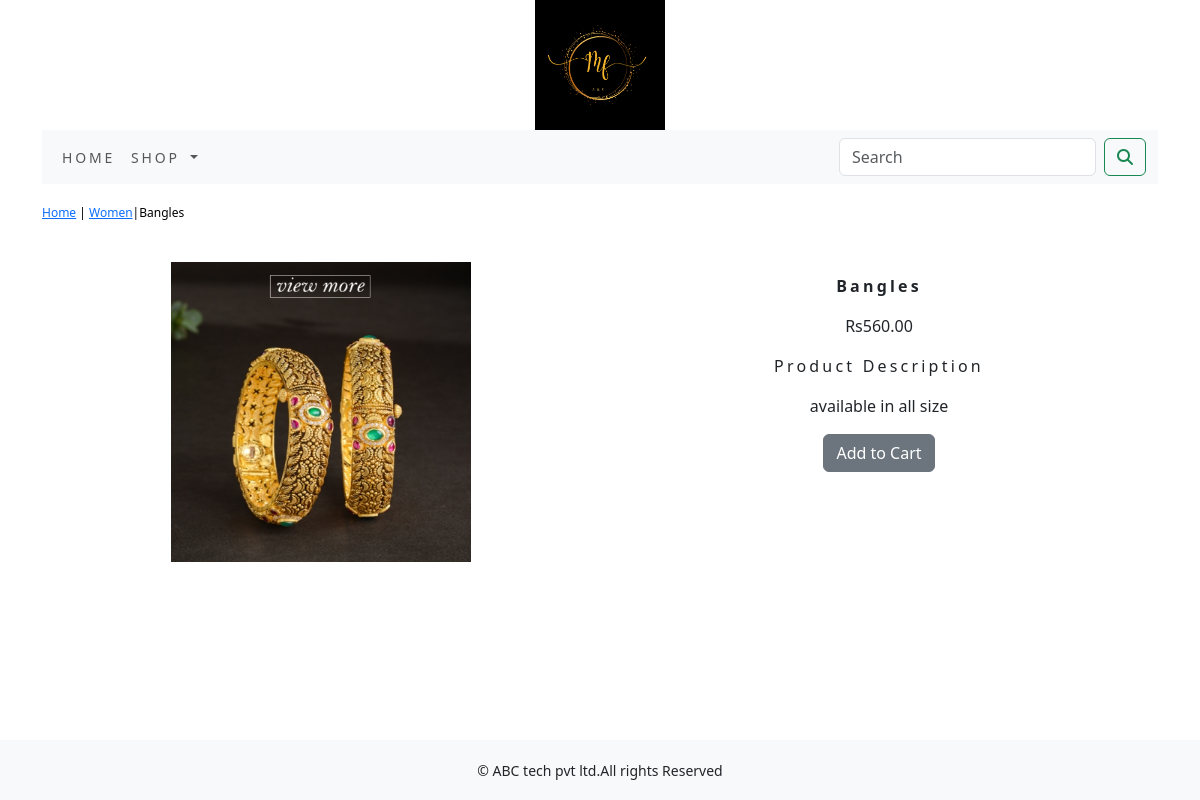
The page /shop/women/bangles/ on the database its author committed.
### shop/models.py (models this page shows, shortened)
class Product(models.Model):
    name = models.CharField(max_length=250, unique=True)
    slug = models.SlugField(max_length=250, unique=True)
    description = models.TextField(blank=True)
    price = models.DecimalField(max_digits=10, decimal_places=2)
    category = models.ForeignKey(Category, on_delete=models.CASCADE)
    image = models.ImageField(upload_to='product', blank=True)
    stock = models.IntegerField()
    available = models.BooleanField(default=True)
    created = models.DateTimeField(auto_now_add=True)
    updated = models.DateTimeField(auto_now=True)
    class Meta:
        ordering = ('name',)
        verbose_name = 'product'
        verbose_name_plural = 'products'

class Category(models.Model):
    name = models.CharField(max_length=250, unique=True)
    slug = models.SlugField(max_length=250, unique=True)
    description = models.TextField(blank=True)
    image = models.ImageField(upload_to='category', blank=True)
    class Meta:
        ordering = ('name',)
        verbose_name = 'category'
        verbose_name_plural = 'categories'
    def get_url(self):
        return  reverse('shop:products_by_category',args=[self.slug])
    def __str__(self):
        return '{}'.format(self.name)

### shop/views.py (the view)
# urls.py: path('<slug:c_slug>/<slug:product_slug>/', views.proDetail, name='prodCatdetail'),
def proDetail(request, c_slug, product_slug):
    try:
        product = Product.objects.get(category__slug=c_slug,slug=product_slug)
    except Exception as e:
        raise e
    return render(request, "product.html", {'product':product})

### shop/context_processors.py (called while the page is built)
def menu_link(request):
    links=Category.objects.all()
    return dict(links=links)

### templates/product.html (shortened to what this page needs)
{% extends 'base.html' %}
{% load static %}
{% block content %}
<div class="row my_prod_row_class">
    <div class="mx_auto">
        <p> <a href="{% url 'shop:allProdCat' %}">Home</a> | <a href ="{{product.category.get_url}}">{{product.category}}</a>|{{product.name}}</p>
    </div>
</div>
<div class="container">
<br>
<div class="row">
    <div class="col-12 col-sm-12 col-md-12 col-lg-6 text-center">
        <div style="min-width:18rem">
            <img src="{{product.image.url}}" alt="{{product.name}}" style="width:300px;height:300px;">
        </div>
    </div>
        <div class="col-12 col-sm-12 col-md-12 col-lg-6 text-center">
          <div>
              <h1 class="my_prod_title"><b>{{product.name}}</b></h1>
              <p>Rs{{product.price}}</p>
              <p class="my_title ">Product Description</p>
              <p class="text-justify my_prod_text">{{product.description|linebreaks}}</p>
              {% if product.stock <= 0 %}
              <p class="text-justify my_prod_text"><b>OUT OF STOCK!!</b></p>
              {% else %}
              <a class="btn btn-secondary" href="{% url 'cart:add_cart' product.id %}">Add to Cart</a>
              {% endif %}
          </div>
        </div>
    </div>
</div>
{% endblock %}

### static/css/custom.css (style rules this page uses)
body { font-family: 'Roboto', sans-serif; }
.my_title { font-size:16px; text_transform:uppercase; letter-spacing:.2em; }
.my_prod_row_class { padding-top:15px; padding-top:20px; }
.my_prod_row_class .mx_auto { color:#000; font-size:12px; text-decoration:none; }
.my_prod_title { font-size:16px; text-text_transform:uppercase; letter-spacing:.2em; padding-top:15px; padding-bottom:10px; }
.my_prod_text { padding-right:20px; }

### rows shown on the page
Product: category "Women", name "Bangles", image (picture), price "560.00", description "available in all size"
